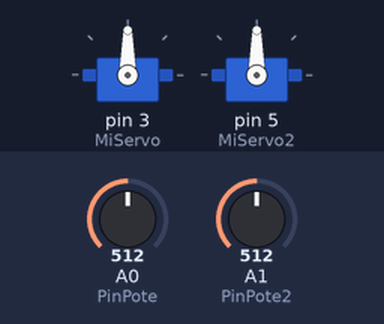
Bench run of a sketch on a simulated Arduino Uno, built with avr-gcc and run on an emulated ATmega328P. Shown: 2 × servo. The test bench sets the inputs (shaded band); at power-on: A0 (PinPote) = 512, A1 (PinPote2) = 512.

Above: at 1.2 s.
1.3 s: A0 (PinPote) set to 716
At 2.5 s:
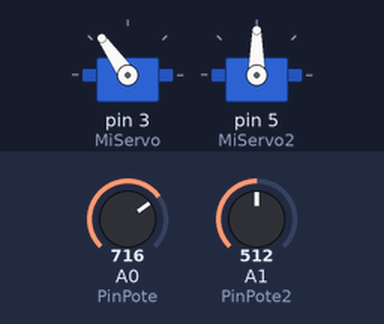
2.8 s: A1 (PinPote2) set to 716
At 3.8 s:
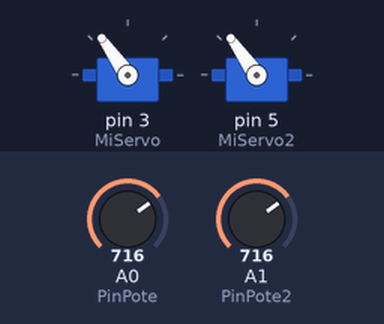
4.3 s: A0 (PinPote) set to 900
At 5.1 s:
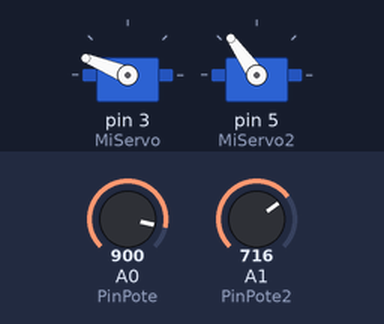
5.8 s: A1 (PinPote2) set to 900
At 6.8 s:
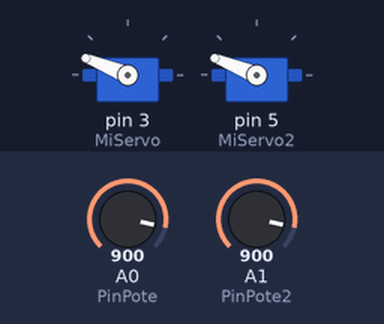
7.3 s: A0 (PinPote) set to 1023
At 8.2 s:
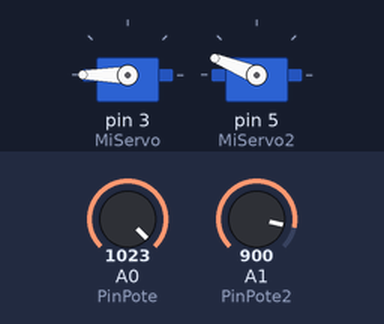
8.8 s: A1 (PinPote2) set to 1023
At 9.5 s:
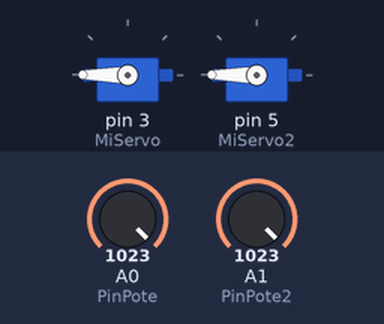
Timing chart, 0 to 11.3 s (numbered marks = the images above; inputs shaded):
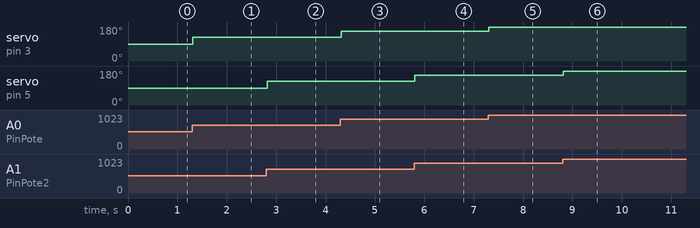

Measured:
- after the input at 1.3 s, servo on pin 3 (MiServo): 90° → 125° at once
- after the input at 2.8 s, servo on pin 5 (MiServo2): 90° → 125° at once
- after the input at 4.3 s, servo on pin 3 (MiServo): 125° → 158° at once
- after the input at 5.8 s, servo on pin 5 (MiServo2): 125° → 158° at once
- after the input at 7.3 s, servo on pin 3 (MiServo): 158° → 180° at once
- after the input at 8.8 s, servo on pin 5 (MiServo2): 158° → 180° at once

The sketch:

Programa.ino
```cpp
#include <Servo.h> //Incluimos la librería Servo

Servo MiServo;  //Definimos el servo que vamos a utilizar

int PinPote= A0;  //Pin usado para conectar el potenciómetro
int ValorPote;    //Lectura de la posición del potenciómetro

Servo MiServo2;  //Definimos el servo que vamos a utilizar

int PinPote2= A1;  //Pin usado para conectar el potenciómetro
int ValorPote2;

void setup() {
MiServo.attach(3);  //Definimos el pin de señal del servo
MiServo2.attach(5);  //Definimos el pin de señal del servo
}

void loop() {

ValorPote = analogRead(PinPote);
//leemos valor ANAlÓGICO del potenciometro
//(entre 0 y 1023)

ValorPote = map(ValorPote, 0, 1023, 0, 180);
//transformamos el valor leído a la escala del servomotor
//(entre 0 y 180)

MiServo.write(ValorPote);
//Escribimos el valor transformado del potenciómetro en el servo

delay(10);
//10ms de espera por educación


  ValorPote2 = analogRead(PinPote2);
//leemos valor ANAlÓGICO del potenciometro
//(entre 0 y 1023)

ValorPote2 = map(ValorPote2, 0, 1023, 0, 180);
//transformamos el valor leído a la escala del servomotor
//(entre 0 y 180)

MiServo2.write(ValorPote2);
//Escribimos el valor transformado del potenciómetro en el servo

delay(10);
//10ms de espera por educación
}
```
